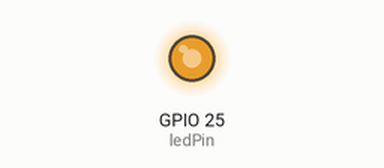
A sketch run on a simulated ESP32. Parts: output pins drawn as LEDs (lit = HIGH).

Above: at 0.05 s.
At 0.9 s:
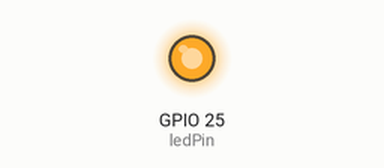
Timing chart, 0 to 3.9 s (numbered marks = the images above):
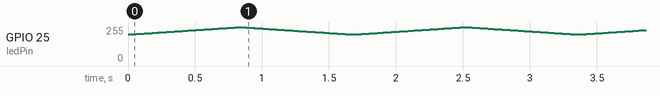

The sketch:

ESP32_focussingcoil.ino
```cpp
// the number of the LED pin
const int ledPin = 25;  // 16 corresponds to GPIO16

// setting PWM properties
const int freq = 5000;
const int ledChannel = 0;
const int resolution = 8;

void setup(){
  // configure LED PWM functionalitites
  ledcSetup(ledChannel, freq, resolution);

  // attach the channel to the GPIO to be controlled
  ledcAttachPin(ledPin, ledChannel);
}

void loop(){
  // increase the LED brightness
  for(int dutyCycle = 200; dutyCycle <= 255; dutyCycle++){
    // changing the LED brightness with PWM
    ledcWrite(ledChannel, dutyCycle);
    delay(15);
  }

  // decrease the LED brightness
  for(int dutyCycle = 255; dutyCycle >= 200; dutyCycle--){
    // changing the LED brightness with PWM
    ledcWrite(ledChannel, dutyCycle);
    delay(15);
  }
}
```
